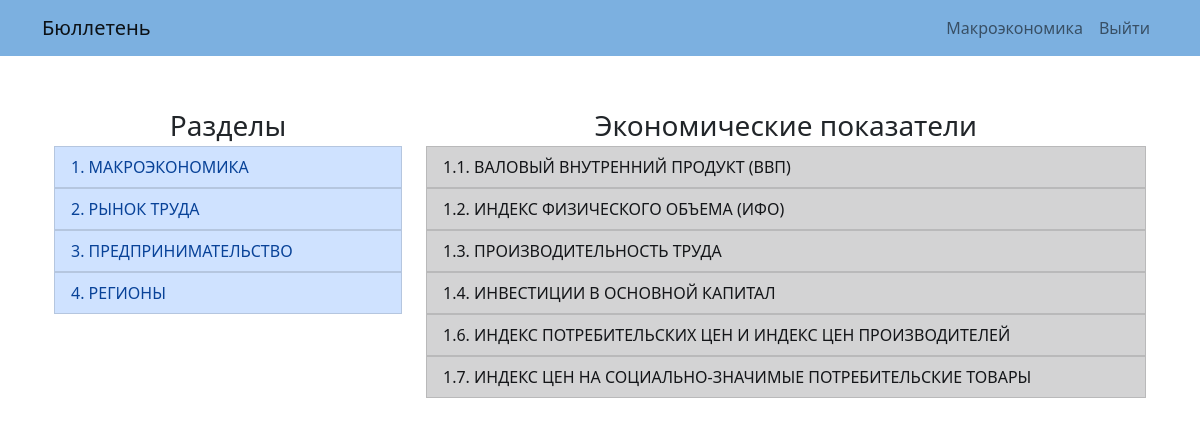
Page /macroindex/macroeconomics (signed in) on the committed database.
### macroeconomics/models.py (models this page shows, shortened)
class Topic(models.Model):
    name = models.CharField(max_length=127, verbose_name="Название разделала")
    slug = models.CharField(max_length=127, unique=True, null=True)

class Economic_index(models.Model):
    name = models.CharField(max_length=255, unique=True)
    slug = models.CharField(max_length=127, unique=True, null=True)
    not_disabled = models.BooleanField(default=True)
    macro_topic = models.ForeignKey("Topic", on_delete=models.PROTECT)

### macroeconomics/views.py (the view, shortened to what this page needs)
# urls.py: path("macroindex/<slug:macroindex_slug>", views.macroindex, name="macroindex"),
def macroindex(request, macroindex_slug):
    if not request.user.is_authenticated:
        return redirect("login")
    topic_id = Topic.objects.get(slug=macroindex_slug).id
    economic_indices = Economic_index.objects.filter(macro_topic_id=topic_id)
    topics = Topic.objects.all()
    context = {
        "topics": topics,
        "economic_indices": economic_indices,
        "title": "Макроэкономика"
    }
    return render(request, "macroeconomics/macroindex.html", context=context)

### macroeconomics/templates/macroeconomics/macroindex.html (shortened to what this page needs)
{% extends "macroeconomics/layout.html" %}
{% load static %}
{% block body %}
    <div class="container">
        <div class="row">
            <div class="col-md-4">
                <div class="header-info">Разделы</div>
                <ul class="list-group">
                    {% for topic in topics %}
                        <a href="{% url 'macroindex' topic.slug %}" style="text-decoration: none;">
                            <li class="list-group-item list-group-item-primary">{{ topic.name }}</li>
                        </a>
                    {% endfor %}
                </ul>
            </div>
            {% if economic_indices %}
            <div class="col-md-8">
                <div class="header-info">Экономические показатели</div>
                <ul class="list-group">
                    {% for economic_index in economic_indices %}
                    <a href="{% url 'macroindex' economic_index.macro_topic.slug %}?name={{ economic_index.slug }}" style="text-decoration: none;">
                        <li class="list-group-item list-group-item-dark">{{ economic_index.name }}</li>
                    </a>
                    {% endfor %}
                </ul>
            </div>
            {% endif %}
        </div>
    </div>
{% endblock %}

### macroeconomics/static/macroeconomics/css/styles.css (style rules this page uses)
.header-info { text-align: center; font-size: 28px; }

### rows in the picture
Topic: name "1. МАКРОЭКОНОМИКА"
Topic: name "2. РЫНОК ТРУДА"
Topic: name "3. ПРЕДПРИНИМАТЕЛЬСТВО"
Topic: name "4. РЕГИОНЫ"
Economic_index: name "1.1. ВАЛОВЫЙ ВНУТРЕННИЙ ПРОДУКТ (ВВП)"
Economic_index: name "1.2. ИНДЕКС ФИЗИЧЕСКОГО ОБЪЕМА (ИФО)"
Economic_index: name "1.3. ПРОИЗВОДИТЕЛЬНОСТЬ ТРУДА"
Economic_index: name "1.4. ИНВЕСТИЦИИ В ОСНОВНОЙ КАПИТАЛ"
Economic_index: name "1.6. ИНДЕКС ПОТРЕБИТЕЛЬСКИХ ЦЕН И ИНДЕКС ЦЕН ПРОИЗВОДИТЕЛЕЙ"
Economic_index: name "1.7. ИНДЕКС ЦЕН НА СОЦИАЛЬНО-ЗНАЧИМЫЕ ПОТРЕБИТЕЛЬСКИЕ ТОВАРЫ"
